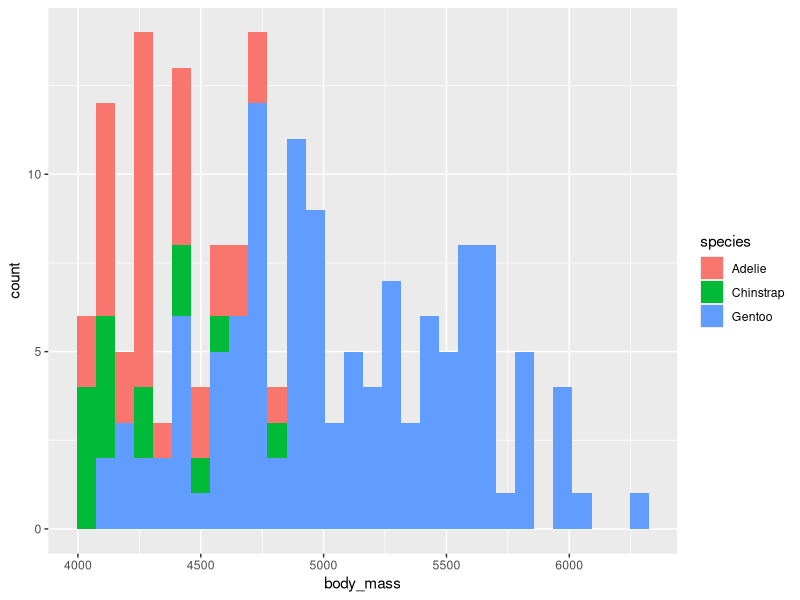

Generate this figure with R:
library(tidyverse)

fat <- penguins |>
  filter(body_mass > 4000)

ggplot(fat, aes(x = body_mass, fill = species)) +
  geom_histogram()
